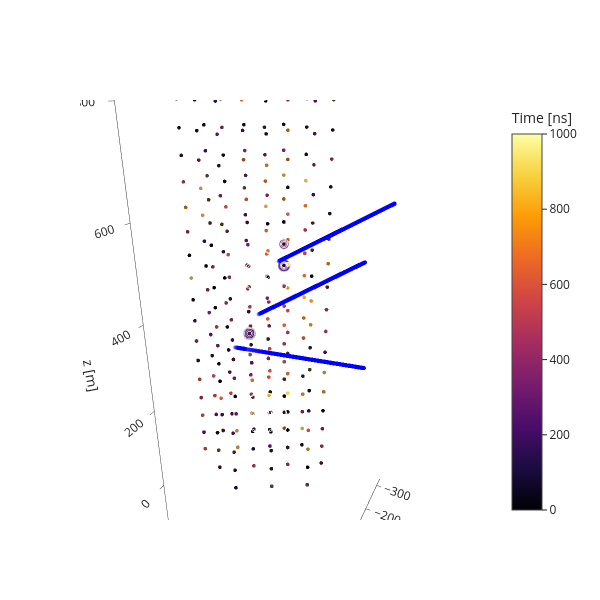

Notebook code cell kept with this figure:
### Code cell
fig=get_detector_scatter3ds(detector=detector,
        include_pmts= True,
        include_modules= False,
        hits = hits.get_by_record_ids(21),
        sources= sources.get_by_record_ids(21))
#fig.add(text="<b>838 GeV</b>")
fig.show()

### Figure 1 — Plotly figure (JSON) as saved in the notebook; plotly's stock layout.template omitted (floating-point values rounded to 4 significant figures; data arrays with more than 128 entries replaced by an {"elided": "..."} marker saying what was removed)
{"data": [{"marker": {"cmax": 1000, "cmin": 0, "color": {"elided": "4518 float values"}, "colorbar": {"title": {"text": "Time [ns]"}}, "colorscale": [[0, "#000004"], [0.1111, "#1b0c41"], [0.2222, "#4a0c6b"], [0.3333, "#781c6d"], [0.4444, "#a52c60"], [0.5556, "#cf4446"], [0.6667, "#ed6925"], [0.7778, "#fb9b06"], [0.8889, "#f7d13d"], [1, "#fcffa4"]], "opacity": 0.6, "size": {"elided": "4518 float values"}}, "mode": "markers", "name": "PMTs", "type": "scatter3d", "x": {"elided": "4480 float values"}, "y": {"elided": "4480 float values"}, "z": {"elided": "4480 float values"}}, {"marker": {"cmax": 1000, "cmin": 0, "color": {"elided": "11829 float values"}, "colorscale": [[0, "rgba(0,0,255,0.0)"], [1, "rgba(0,0,255,1.0)"]], "opacity": 1, "showscale": false, "size": 2.5}, "mode": "markers", "name": "modules", "type": "scatter3d", "x": {"elided": "11829 float values"}, "y": {"elided": "11829 float values"}, "z": {"elided": "11829 float values"}}], "layout": {"autosize": false, "height": 600, "scene": {"aspectmode": "auto", "aspectratio": {"x": 0.8383, "y": 0.5897, "z": 2.023}, "camera": {"center": {"x": 0, "y": 0, "z": 0}, "eye": {"x": 1.499, "y": 0.7495, "z": 0.7495}, "projection": {"type": "perspective"}, "up": {"x": 0, "y": 0, "z": 1}}, "xaxis": {"title": {"text": "x [m]"}, "type": "linear"}, "yaxis": {"title": {"text": "y [m]"}, "type": "linear"}, "zaxis": {"title": {"text": "z [m]"}, "type": "linear"}}, "showlegend": false, "width": 600}}
